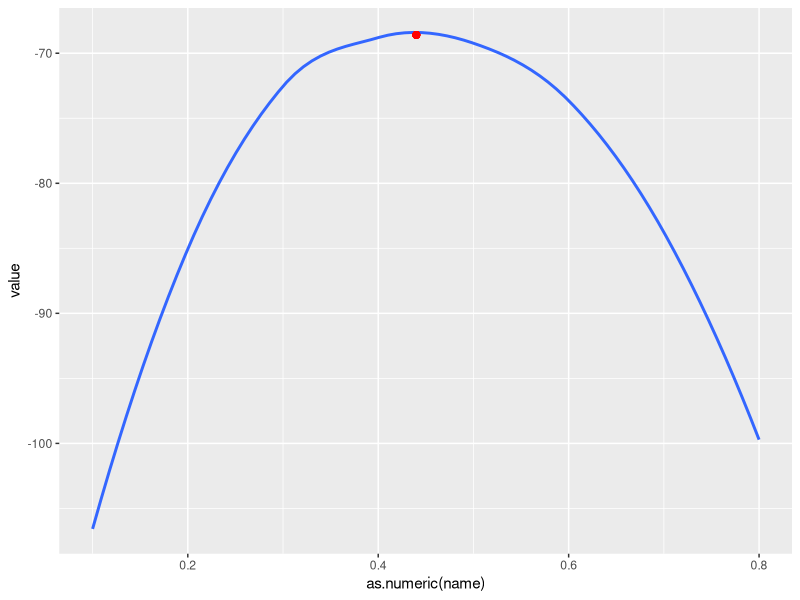

Source code (R):

library(tidyverse)
# log likelihood function

log_p <- function(N,N1,p) {
  N1*log(p) + (N-N1)*log(1-p)
}

log_p(N = 100, N1 = 44, p = 0.1)


map_dbl(seq(from = 0.1, to = 0.8, by = 0.1), function(x) {log_p(100, 44, x)} ) %>% 
  set_names(seq(from = 0.1, to = 0.8, by = 0.1)) %>% 
  enframe() %>% 
  ggplot( ) +
  aes( x = as.numeric(name), y = value ) + 
  geom_smooth( se = F) + 
  geom_point( aes( x = 44/100, y = log_p(100, 44, 44/100)), size = 2, color = "red")



    

  
  
  
